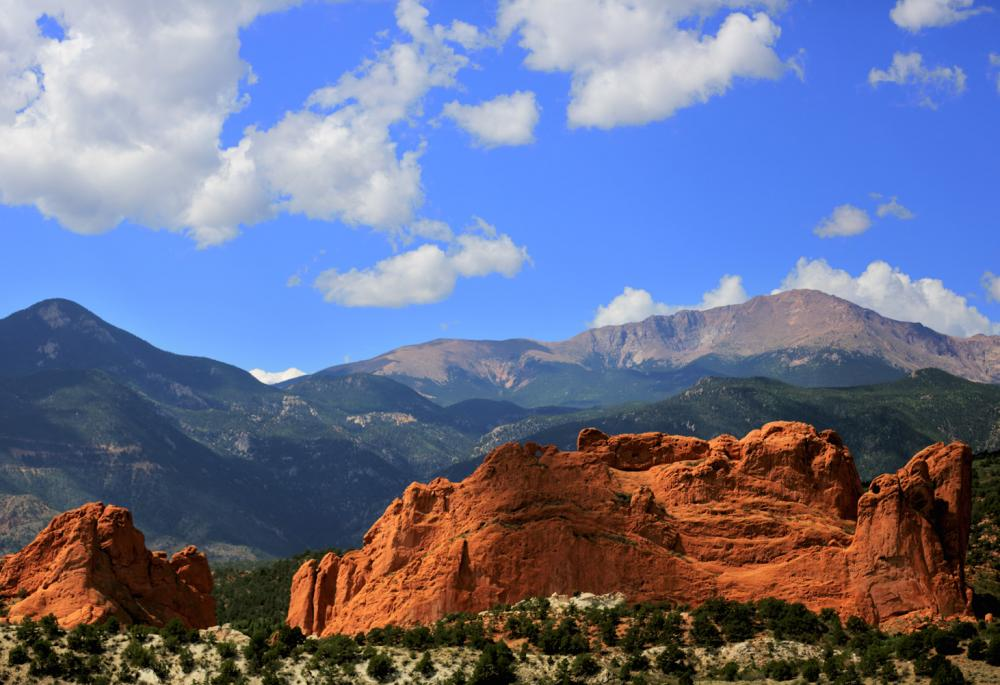
#> input picture motion-detector/GoG.jpg, 1000 x 685 px, given in place of the camera
$ python app.py
#> lines starting #> are read from the running program, lines starting #| are printed output that depends on the picture
import cv2, time, pandas
from datetime import datetime

first_frame = None
status_list = [None, None]
times = []
df = pandas.DataFrame(columns=["Start", "End"])
video = cv2.VideoCapture(0)

while True:
    ret, frame = video.read()
#> frame is the input picture: shape (685, 1000, 3); mean B, G, R 144.2, 114.4, 107.6
    status = 0
    gray = cv2.cvtColor(frame, cv2.COLOR_BGR2GRAY)
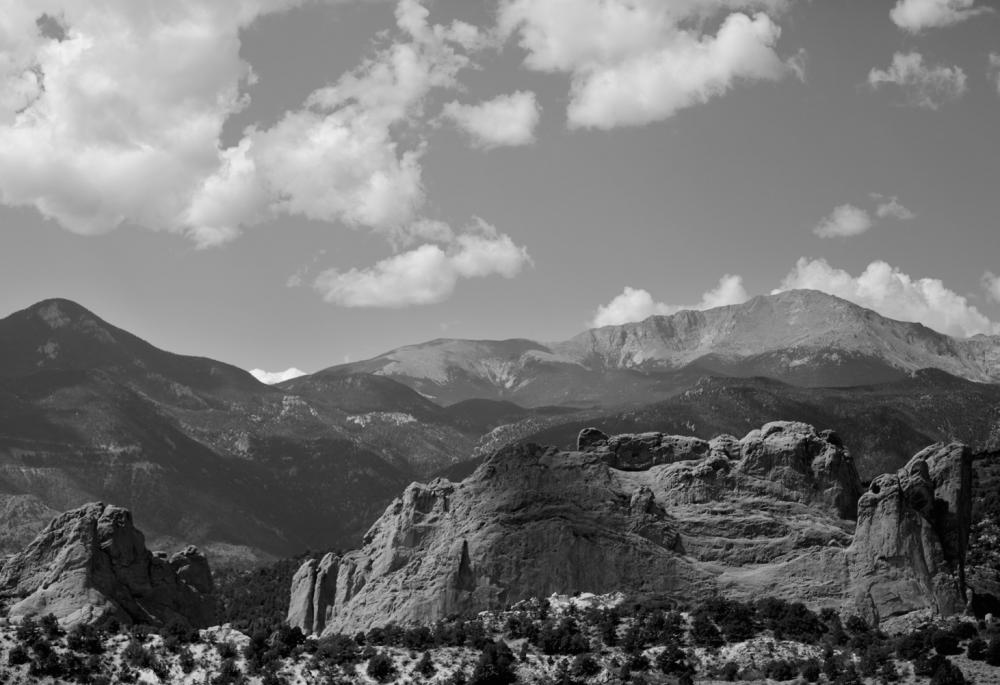
#> gray: shape (685, 1000); min 0, max 247, mean 115.8
    gray = cv2.GaussianBlur(gray, (21, 21), 0)
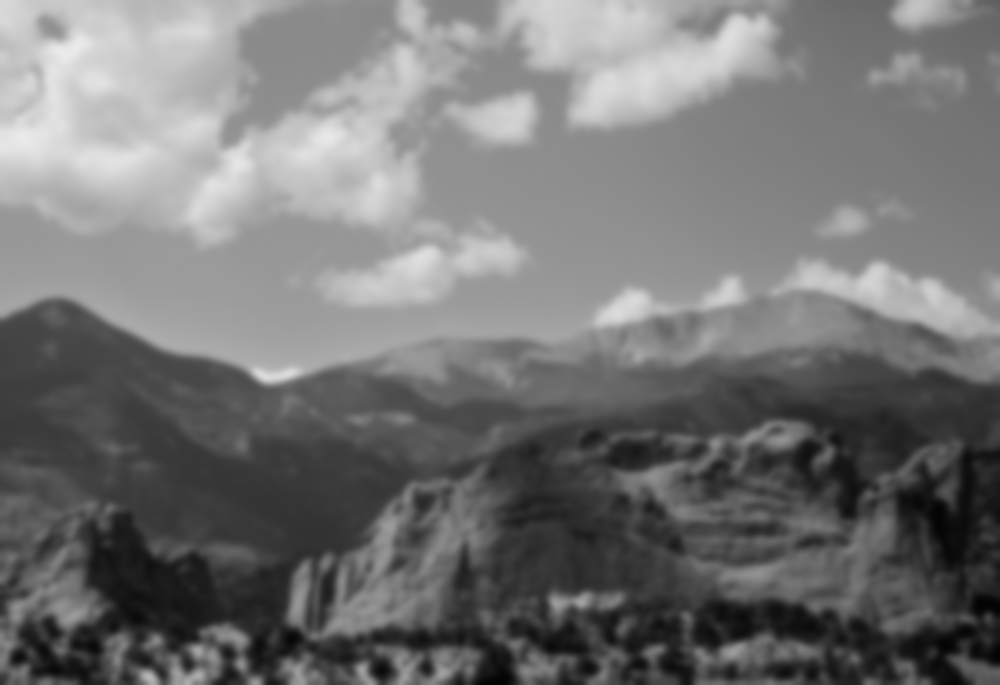
#> gray: shape (685, 1000); min 3, max 234, mean 115.8

    if first_frame is None:
        first_frame = gray
        continue

    delta_frame = cv2.absdiff(first_frame, gray)

    thresh_frame = cv2.threshold(delta_frame, 30, 255, cv2.THRESH_BINARY)[1]
    thresh_frame = cv2.dilate(thresh_frame, None, iterations=2)

    (cnts, _) = cv2.findContours(
        thresh_frame.copy(), cv2.RETR_EXTERNAL, cv2.CHAIN_APPROX_SIMPLE
    )

    for contour in cnts:
        if cv2.contourArea(contour) < 10000:
            continue
        status = 1
        (x, y, w, h) = cv2.boundingRect(contour)
        cv2.rectangle(frame, (x, y), (x + w, y + h), (0, 255, 0), 3)

    status_list.append(status)

    if status_list[-1] == 1 and status_list[-2] == 0:
        times.append(datetime.now())
    if status_list[-1] == 0 and status_list[-2] == 1:
        times.append(datetime.now())

    # cv2.imshow("Gray Frame", gray)
    # cv2.imshow("Delta Frame", delta_frame)
    cv2.imshow("Threshold Frame", thresh_frame)
    cv2.imshow("Color Frame", frame)

    key = cv2.waitKey(1)

    if key == ord("q"):
        if status == 1:
            times.append(datetime.now())
        break

for i in range(0, len(times), 2):
    df = df.append({"Start": times[i], "End": times[i + 1]}, ignore_index=True)
#> this loop made 0 passes
df.to_csv("times.csv")
video.release()
cv2.destroyAllWindows
